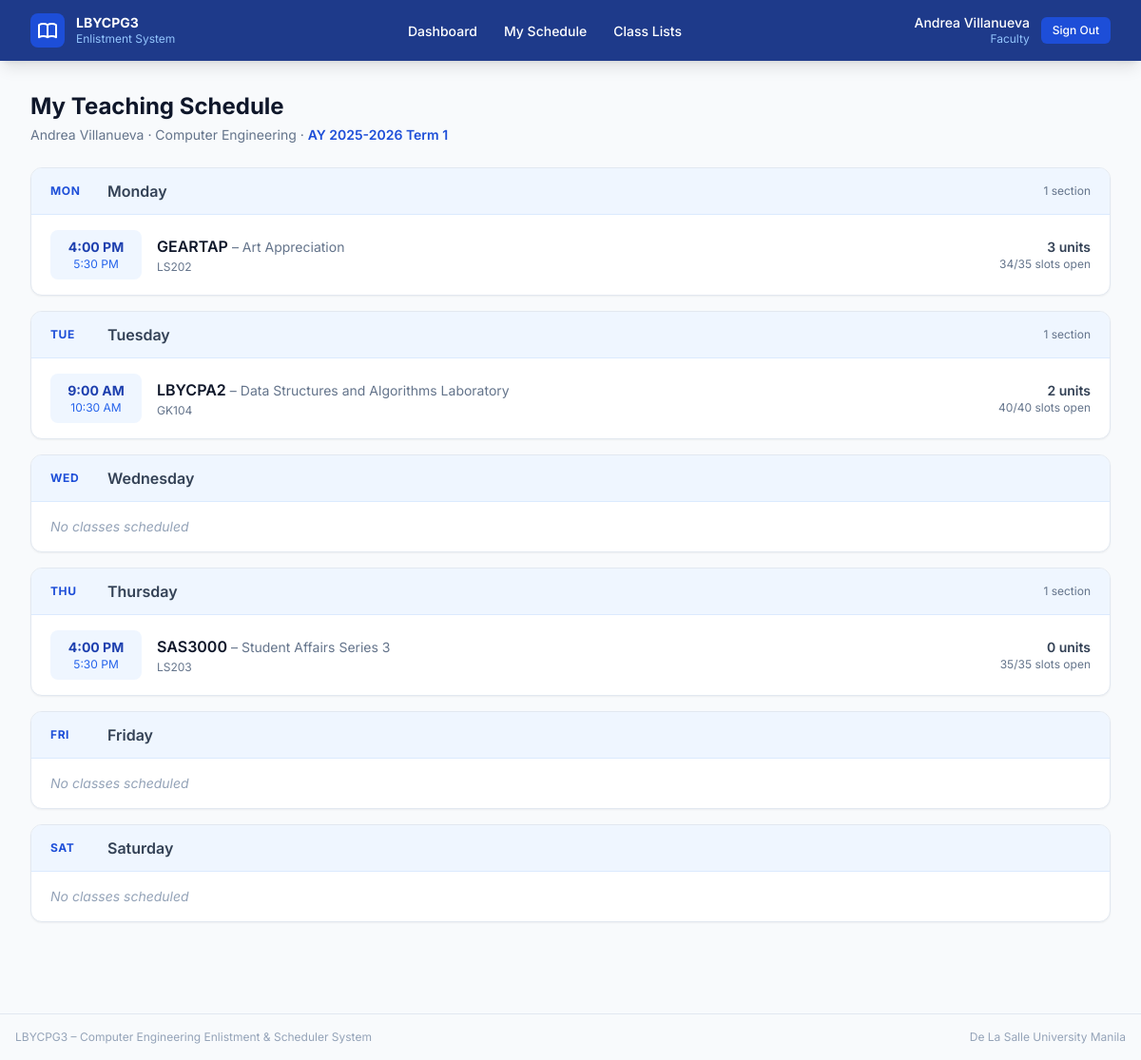
The app's page /faculty/schedule/ (signed in) with its own data.
### core/models.py (models this page shows, shortened)
class User(AbstractUser):
    class Role(models.TextChoices):
        ADMIN   = "admin",   "Admin"
        FACULTY = "faculty", "Faculty"
        STUDENT = "student", "Student"
    role = models.CharField(
        max_length=10,
        choices=Role.choices,
        default=Role.STUDENT,
    )
    class Meta:
        verbose_name = "User"
        verbose_name_plural = "Users"
    @property
    def is_faculty(self):
        return self.role == self.Role.FACULTY
    @property
    def is_student(self):
        return self.role == self.Role.STUDENT

class Faculty(models.Model):
    user             = models.OneToOneField(User, on_delete=models.CASCADE, related_name="faculty_profile")
    first_name       = models.CharField(max_length=80)
    last_name        = models.CharField(max_length=80)
    department       = models.CharField(max_length=120)
    max_teaching_load = models.PositiveSmallIntegerField(
        default=21,
        help_text="Maximum units this faculty member may teach per term.",
    )
    class Meta:
        verbose_name = "Faculty"
        verbose_name_plural = "Faculty Members"
        ordering = ["last_name", "first_name"]
    @property
    def full_name(self):
        return f"{self.first_name} {self.last_name}"

class AcademicTerm(models.Model):
    term_name    = models.CharField(max_length=60, unique=True)
    term_number  = models.PositiveSmallIntegerField(
        choices=TermNumber.choices,
        default=TermNumber.TERM_1,
        help_text="Which trimester this academic term represents. Students will only "
                  "see and enlist in Subjects whose term_number matches this value.",
    )
    is_active    = models.BooleanField(
        default=False,
        help_text="Only one term should be active at a time. "
                  "Setting this True does NOT auto-deactivate others – manage via admin.",
    )
    created_at   = models.DateTimeField(auto_now_add=True)
    class Meta:
        verbose_name = "Academic Term"
        verbose_name_plural = "Academic Terms"
        ordering = ["-created_at"]

class Schedule(models.Model):
    DUPLICATE_CLASS_MESSAGE = "This class already exists."
    class Day(models.TextChoices):
        MONDAY    = "MON", "Monday"
        TUESDAY   = "TUE", "Tuesday"
        WEDNESDAY = "WED", "Wednesday"
        THURSDAY  = "THU", "Thursday"
        FRIDAY    = "FRI", "Friday"
        SATURDAY  = "SAT", "Saturday"
    term            = models.ForeignKey(AcademicTerm, on_delete=models.CASCADE, related_name="schedules")
    subject         = models.ForeignKey(Subject,      on_delete=models.CASCADE, related_name="schedules")
    faculty         = models.ForeignKey(Faculty,      on_delete=models.CASCADE, related_name="schedules")
    room            = models.ForeignKey(Room,         on_delete=models.CASCADE, related_name="schedules")
    day             = models.CharField(max_length=3, choices=Day.choices)
    time_start      = models.TimeField()
    time_end        = models.TimeField()
    total_slots     = models.PositiveSmallIntegerField(default=40)
    available_slots = models.PositiveSmallIntegerField(default=40)
    class Meta:
        verbose_name = "Schedule"
        verbose_name_plural = "Schedules"
        ordering = ["term", "day", "time_start"]
        constraints = [
            models.UniqueConstraint(
                fields=["term", "subject", "day", "time_start", "time_end"],
                name="unique_subject_offering_slot",
            ),
            models.UniqueConstraint(
                fields=["term", "room", "day", "time_start", "time_end"],
                name="unique_room_slot",
            ),
            models.UniqueConstraint(
                fields=["term", "faculty", "day", "time_start", "time_end"],
                name="unique_faculty_slot",
            ),
        ]

class Subject(models.Model):
    class PrerequisiteType(models.TextChoices):
        HARD = "hard", "Hard prerequisite"
        SOFT = "soft", "Soft prerequisite"
        CO_REQUISITE = "co_requisite", "Co-requisite"
    subject_code  = models.CharField(max_length=20, unique=True)
    subject_title = models.CharField(max_length=200)
    units         = models.PositiveSmallIntegerField(default=3)
    term_number   = models.PositiveSmallIntegerField(
        choices=TermNumber.choices,
        default=TermNumber.TERM_1,
        help_text="Which trimester of the curriculum this subject is normally offered in "
                  "(e.g. Term 3), and which students may enlist in it. "
                  "Set and changed only by the administrator.",
    )
    prerequisite_type = models.CharField(
        max_length=20,
        choices=PrerequisiteType.choices,
        default=PrerequisiteType.HARD,
        help_text="How this prerequisite rule should be enforced.",
    )
    prerequisite  = models.ForeignKey(
        "self",
        null=True,
        blank=True,
        on_delete=models.SET_NULL,
        related_name="unlocks",
        help_text="Related subject used for prerequisite or co-requisite rules.",
    )
    class Meta:
        verbose_name = "Subject"
        verbose_name_plural = "Subjects"
        ordering = ["term_number", "subject_code"]

class Room(models.Model):
    room_name = models.CharField(max_length=60, unique=True)
    capacity  = models.PositiveSmallIntegerField(default=40)
    class Meta:
        verbose_name = "Room"
        verbose_name_plural = "Rooms"
        ordering = ["room_name"]

### core/views.py (the view)
    @login_required(login_url="login")
    def wrapper(request, *args, **kwargs):
        if not request.user.is_faculty:
            messages.error(request, "This area is for faculty members only.")
            return redirect("login")
        try:
            request.faculty = request.user.faculty_profile
        except Faculty.DoesNotExist:
            messages.error(request, "Faculty profile not found. Contact the administrator.")
            return redirect("login")
        return view_fn(request, *args, **kwargs)

### core/templatetags/core_extras.py (called while the page is built)
@register.filter(name="dict_key")
def dict_key(d, key):
    if isinstance(d, dict):
        return d.get(key, [])
    return []

### core/views.py (called while the page is built)
def faculty_required(view_fn):
    @login_required(login_url="login")
    def wrapper(request, *args, **kwargs):
        if not request.user.is_faculty:
            messages.error(request, "This area is for faculty members only.")
            return redirect("login")
        try:
            request.faculty = request.user.faculty_profile
        except Faculty.DoesNotExist:
            messages.error(request, "Faculty profile not found. Contact the administrator.")
            return redirect("login")
        return view_fn(request, *args, **kwargs)
    wrapper.__name__ = view_fn.__name__
    return wrapper

def _get_active_term():
    return AcademicTerm.objects.filter(is_active=True).first()

### templates/core/faculty/schedule.html (shortened to what this page needs)
{% extends "core/base.html" %}
{% load core_extras %}
{% block content %}
<div class="mb-6">
  <h1 class="text-2xl font-bold text-slate-900">My Teaching Schedule</h1>
  <p class="text-slate-500 text-sm mt-1">
    {{ faculty.full_name }} · {{ faculty.department }}
    {% if term %} · <span class="font-semibold text-blue-700">{{ term.term_name }}</span>{% endif %}
  </p>
</div>
{% if not term %}
<div class="bg-amber-50 border border-amber-200 rounded-xl p-6 text-center">
  <p class="text-amber-800 font-medium">No active term.</p>
</div>
{% else %}
<div class="grid gap-4">
  {% for day in days_order %}
  {% with classes=schedule_by_day|dict_key:day %}
  <div class="bg-white rounded-xl border border-slate-200 shadow-sm overflow-hidden">
    <div class="px-5 py-3 bg-blue-50 border-b border-blue-100 flex items-center gap-3">
      <span class="w-12 text-xs font-bold text-blue-700 uppercase tracking-wider">{{ day }}</span>
      <span class="font-semibold text-slate-700">{{ day_labels|dict_key:day }}</span>
      {% if classes %}
      <span class="ml-auto text-xs text-slate-500">{{ classes|length }} section{{ classes|length|pluralize }}</span>
      {% endif %}
    </div>
    {% if classes %}
    <div class="divide-y divide-slate-100">
      {% for sched in classes %}
      <div class="flex items-center gap-4 px-5 py-4">
        <div class="text-center w-24 shrink-0 bg-blue-50 rounded-lg px-2 py-2">
          <p class="text-sm font-bold text-blue-800">{{ sched.time_start|time:"g:i A" }}</p>
          <p class="text-xs text-blue-600">{{ sched.time_end|time:"g:i A" }}</p>
        </div>
        <div class="flex-1">
          <p class="font-semibold text-slate-900">
            {{ sched.subject.subject_code }}
            <span class="text-slate-500 font-normal text-sm">– {{ sched.subject.subject_title }}</span>
          </p>
          <p class="text-xs text-slate-500 mt-0.5">{{ sched.room.room_name }}</p>
        </div>
        <div class="text-right shrink-0">
          <p class="text-sm font-semibold text-slate-700">{{ sched.subject.units }} units</p>
          <p class="text-xs text-slate-500">
            {{ sched.available_slots }}/{{ sched.total_slots }} slots open
          </p>
        </div>
      </div>
      {% endfor %}
    </div>
    {% else %}
    <p class="px-5 py-4 text-sm text-slate-400 italic">No classes scheduled</p>
    {% endif %}
  </div>
  {% endwith %}
  {% endfor %}
</div>
{% endif %}
{% endblock %}

### templates/core/base.html (shortened to what this page needs)
<!DOCTYPE html>
<html lang="en" class="h-full">
<head>
  <script src="https://cdn.tailwindcss.com"></script>
</head>
<body class="h-full bg-slate-50 text-slate-800">
{% if user.is_authenticated %}
<nav class="bg-blue-900 shadow-lg">
  <div class="max-w-7xl mx-auto px-4 sm:px-6 lg:px-8">
    <div class="flex items-center justify-between h-16">
      <div class="flex items-center gap-3">
        <div class="bg-blue-700 rounded-lg p-1.5">
        </div>
        <div>
          <p class="text-white font-bold text-sm leading-tight">LBYCPG3</p>
          <p class="text-blue-300 text-xs">Enlistment System</p>
        </div>
      </div>
      <div class="flex items-center gap-1">
        {% if user.is_student %}
          <a href="{% url 'student_dashboard' %}"  class="nav-link" style="color: #ffffff;">Dashboard</a>
          <a href="{% url 'subject_list' %}"       class="nav-link" style="color: #ffffff;">Enlist Subjects</a>
          <a href="{% url 'student_schedule' %}"   class="nav-link" style="color: #ffffff;">My Schedule</a>
          <a href="{% url 'enrollment_form' %}"    class="nav-link" style="color: #ffffff;">Enrollment Form</a>
        {% elif user.is_faculty %}
          <a href="{% url 'faculty_dashboard' %}"  class="nav-link" style="color: #ffffff;">Dashboard</a>
          <a href="{% url 'faculty_schedule' %}"   class="nav-link" style="color: #ffffff;">My Schedule</a>
          <a href="{% url 'faculty_class_list' %}" class="nav-link" style="color: #ffffff;">Class Lists</a>
        {% endif %}
      </div>
      <div class="flex items-center gap-3">
        <div class="text-right">
          <p class="text-white text-sm font-medium leading-tight">{{ user.get_full_name|default:user.username }}</p>
          <p class="text-blue-300 text-xs capitalize">{{ user.role }}</p>
        </div>
        <form method="post" action="{% url 'logout' %}">
          <button type="submit"
            class="bg-blue-700 hover:bg-blue-600 text-white text-xs font-medium px-3 py-1.5 rounded-md transition-colors">
            Sign Out
          </button>
        </form>
      </div>
    </div>
  </div>
</nav>
{% endif %}
<main class="max-w-7xl mx-auto px-4 sm:px-6 lg:px-8 py-8">
  {% block content %}{% endblock %}
</main>
<footer class="border-t border-slate-200 mt-16">
  <div class="max-w-7xl mx-auto px-4 py-4 flex items-center justify-between text-xs text-slate-400">
    <span>LBYCPG3 – Computer Engineering Enlistment & Scheduler System</span>
    <span>De La Salle University Manila</span>
  </div>
</footer>
</body>
</html>

### templates/core/base.html (style rules this page uses)
body { font-family: 'Inter', system-ui, sans-serif; }
.nav-link { padding: 0.5rem 0.75rem; border-radius: 0.375rem; font-size: 0.875rem; font-weight: 500; color: #dbeafe; transition: background-color 0.2s ease, color 0.2s ease; }

### records on screen
User: get_full_name "Andrea Villanueva", role "Faculty"
Faculty: full_name "Andrea Villanueva", department "Computer Engineering"
AcademicTerm: term_name "AY 2025-2026 Term 1"
Schedule: time_start "4:00 PM", time_end "5:30 PM", subject.subject_code "GEARTAP", subject.subject_title "Art Appreciation", room.room_name "LS202", subject.units "3", available_slots "34", total_slots "35"
Schedule: time_start "9:00 AM", time_end "10:30 AM", subject.subject_code "LBYCPA2", subject.subject_title "Data Structures and Algorithms Laboratory", room.room_name "GK104", subject.units "2", available_slots "40", total_slots "40"
Schedule: time_start "4:00 PM", time_end "5:30 PM", subject.subject_code "SAS3000", subject.subject_title "Student Affairs Series 3", room.room_name "LS203", subject.units "0", available_slots "35", total_slots "35"

### other values on screen
{{ day }} "MON" "TUE" "WED" "THU" "FRI" "SAT"
{{ day_labels|dict_key:day }} "Monday" "Tuesday" "Wednesday" "Thursday" "Friday" "Saturday"
{{ classes|length }} "1" "1" "1"
